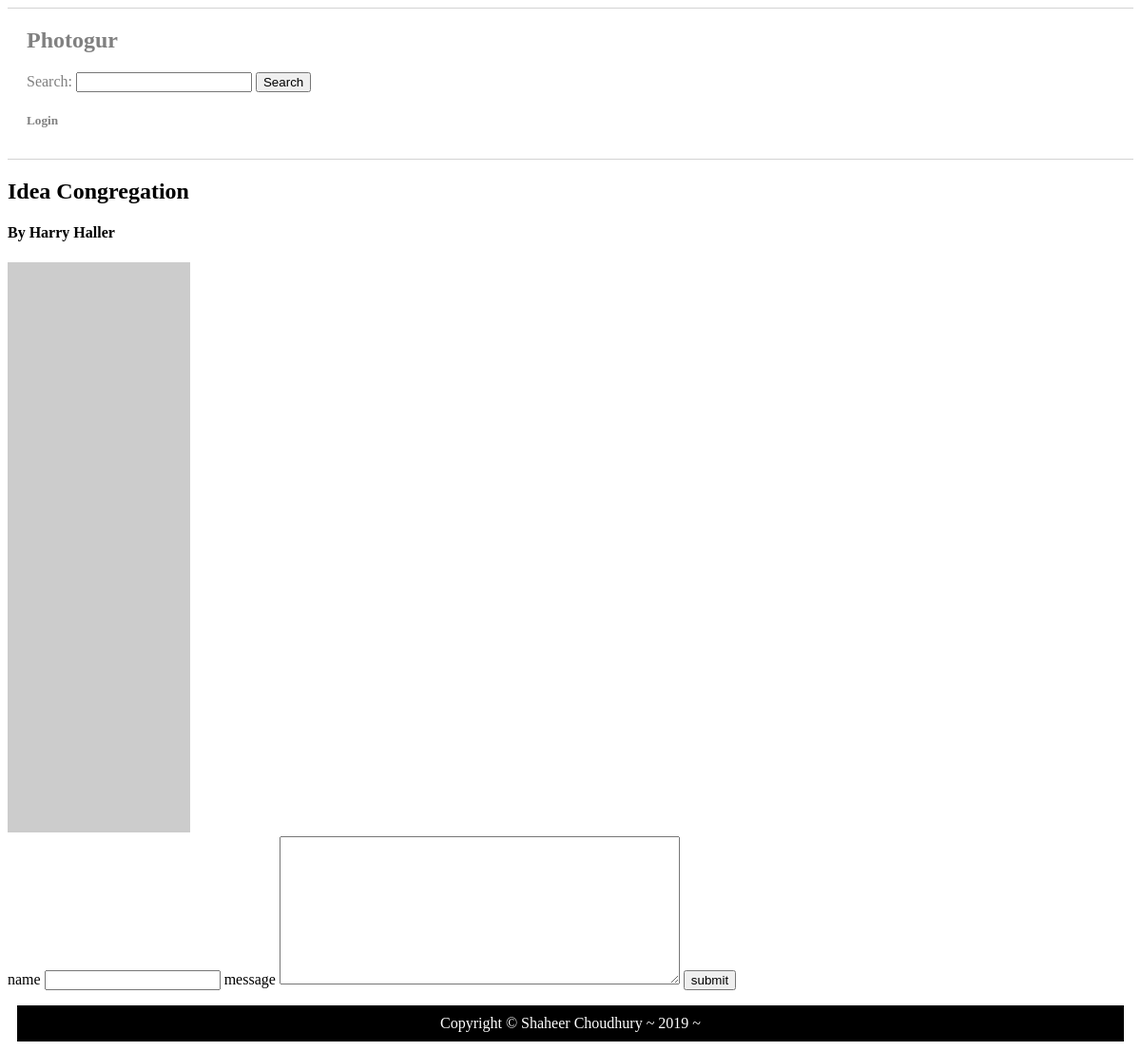
/pictures/4, run on an earlier commit of the app's database.
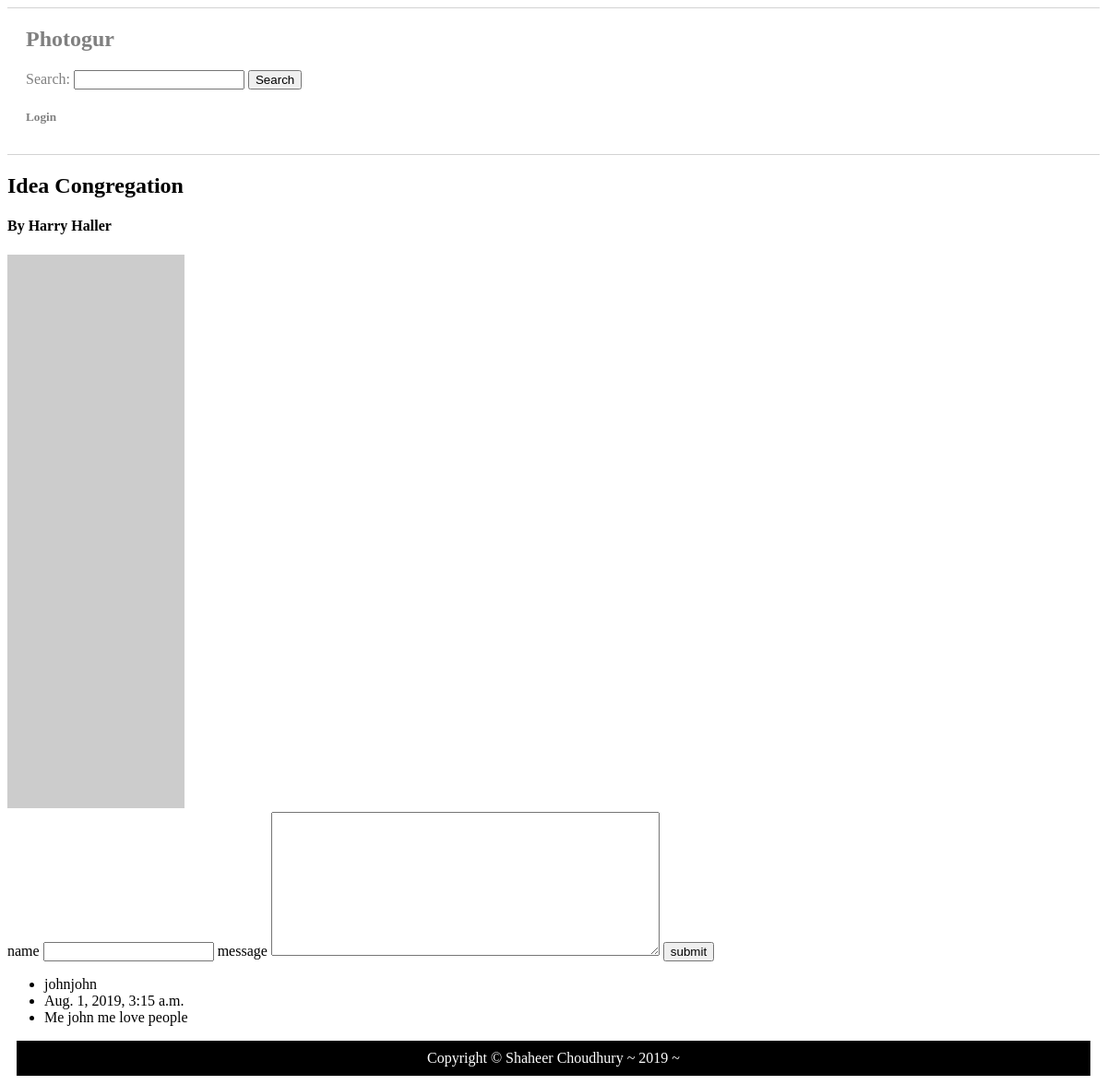
And on a later commit of the database.
### photogur/models.py (models this page shows)
class Comment(models.Model):
    name = models.CharField(max_length=255)
    created_at = models.DateTimeField(auto_now_add=True)
    message = models.TextField()
    picture = models.ForeignKey(Picture, on_delete=models.CASCADE, related_name='comments')

### photogur/views.py (the view)
# urls.py: path('pictures/<int:id>', picture_show, name='picture_details'),
def picture_show(request, id):
    picture = Picture.objects.get(pk=id)
    context = {'picture': picture}
    return render(request, 'picture.html', context)

### photogur/templates/picture.html (shortened to what this page needs)
{% extends 'base.html' %}
{% block content %}
    <h2>{{ picture.title }}</h2>
    <h4>By {{ picture.artist }}</h4>
    <img src="{{ picture.url }}" alt="{{ picture.title }}" />
    <form action="{% url 'create_comment' %}" method="post">
        <label for="name">name</label>
        <input type="text" name="name" class="comment_form">
        <label for="message">message</label>
        <textarea rows="10" cols="50" name="comment" value="leave comment please" class="comment_form"></textarea>
        <input type="submit" name="submit" value="submit" class="comment_form">
    </form>
    <ul>
        {% for comment in picture.comments.all %}
            <li> {{ comment.name }}</li>
            <li> {{ comment.created_at }}</li>
            <li> {{ comment.message }} </li>
        {% endfor %}
    </ul>
{% endblock %}

What changed in the data, as far as the page shows it:
added Comment: name "johnjohn", created_at "Aug. 1, 2019, 3:15 a.m.", message "Me john me love people"
